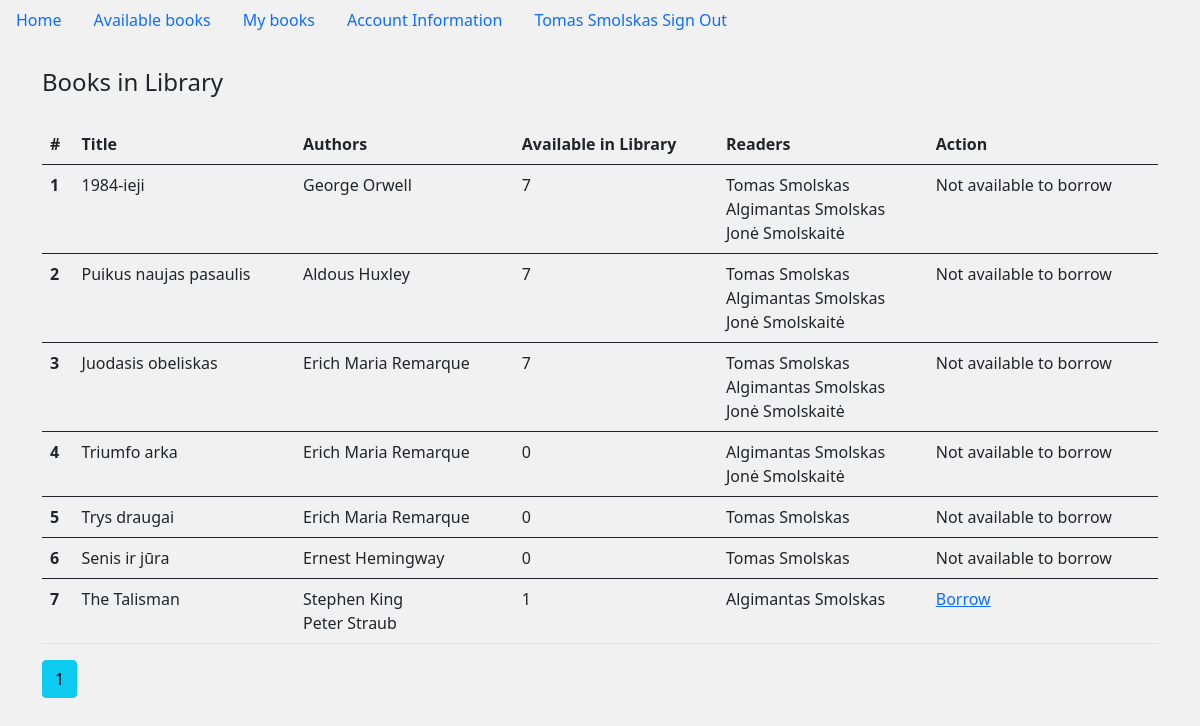
Page /available_books (signed in) on the earlier database version.
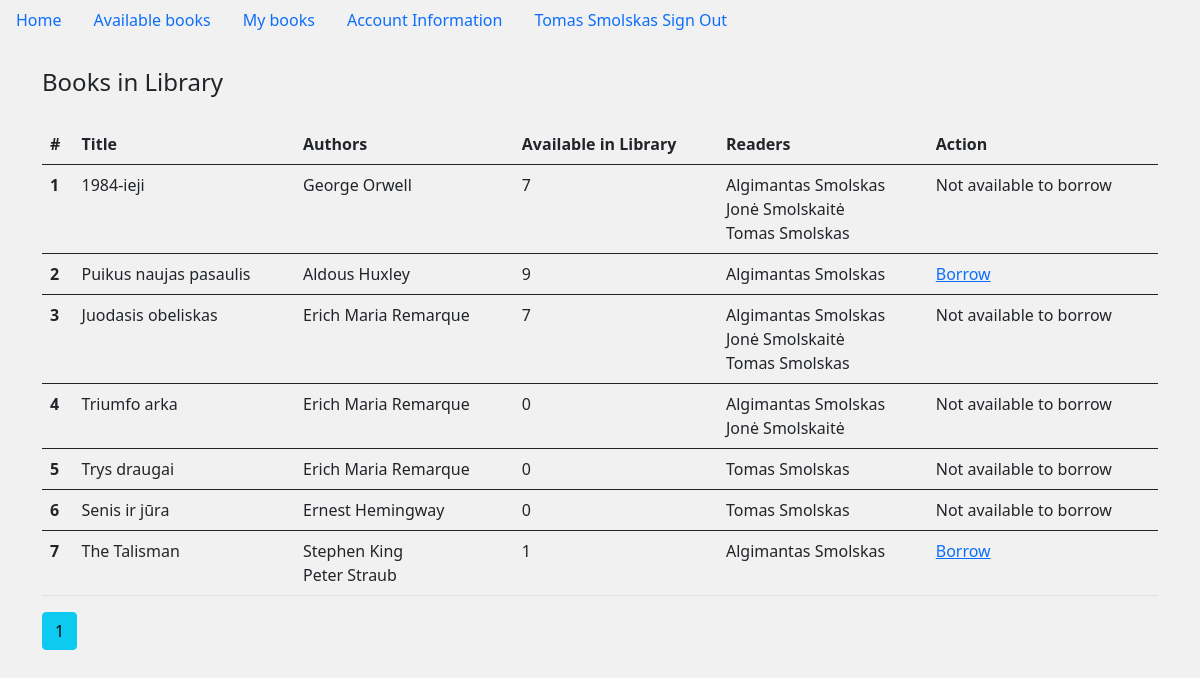
Same page on the later database version.
### main.py (models this page shows)
class User(db.Model, UserMixin):
    __tablename__ = 'user'
    id = db.Column(db.Integer, primary_key=True)
    first_name = db.Column(db.String(100), nullable=False)
    last_name = db.Column(db.String(100), nullable=False)
    email_address = db.Column(db.String(100), nullable=False, unique=True)
    password = db.Column(db.String(100), nullable=False)
    books = db.relationship('Book', secondary=helper_table_2, back_populates='readers')
    is_admin = db.Column(db.Boolean, nullable=False, default=False)

class Book(db.Model):
    __tablename__ = 'book'
    id = db.Column(db.Integer, primary_key=True)
    title = db.Column(db.String(300))
    authors = db.relationship('Author', secondary=helper_table, back_populates='books')
    readers = db.relationship('User', secondary=helper_table_2, back_populates='books')
    stock = db.Column(db.Integer, nullable=False, default=1)

class Author(db.Model):
    __tablename__ = 'author'
    id = db.Column(db.Integer, primary_key=True)
    first_name = db.Column(db.String(150))
    last_name = db.Column(db.String(300))
    books = db.relationship('Book', secondary=helper_table, back_populates='authors')

### main.py (the view)
@app.route('/available_books')
@login_required
def available_books():
    page = request.args.get('page', 1, type=int)
    all_books = Book.query.paginate(page=page, per_page=10)
    return render_template('available_books.html', all_books=all_books)

### main.py (called while the page is built)
@login_manager.user_loader
def load_user(user_id):
    return User.query.get(user_id)

### templates/available_books.html
{% extends "base.html" %}
{% block content %}
{% if all_books %}
<legend class="mb-4">Books in Library</legend>
<table class="table">
    <thead>
    <tr>
        <th scope="col">#</th>
        <th scope="col">Title</th>
        <th scope="col">Authors</th>
        <th scope="col">Available in Library</th>
        <th scope="col">Readers</th>
        <th scope="col">Action</th>
    </tr>
    </thead>
    {% for book in all_books.items %}
    <tbody>
    <tr class="table">
        <th scope="row">{{ book.id }}</th>
        <td>{{ book.title }}</td>
        <td>
            {% for author in book.authors %}
            {{author.first_name}} {{author.last_name}}
            <br>
            {% endfor %}
        </td>
        <td>{{ book.stock }}</td>
        <td>
            {% for reader in book.readers %}
            {{reader.first_name}} {{reader.last_name}}
            <br>
            {% endfor %}
        </td>
        {% if book.stock >0  and current_user not in book.readers %}
        <td><a href="{{ url_for('borrow_book', id=book['id']) }}">Borrow</a></td>
    {% else %}
        <td>Not available to borrow</td>
    {% endif %}
    </tr>
    {% endfor %}
    </tbody>
</table>
{% for page_num in all_books.iter_pages(left_edge=1, right_edge=1, left_current=1, right_current=2) %}
  {% if page_num %}
    {% if all_books.page == page_num %}
      <a class="btn btn-info mb-4" href="{{ url_for('my_books', page=page_num) }}">{{ page_num }}</a>
    {% else %}
      <a class="btn btn-outline-info mb-4" href="{{ url_for('my_books', page=page_num) }}">{{ page_num }}</a>
    {% endif %}
  {% else %}
    ...
  {% endif %}
{% endfor %}
{% endif %}
{% endblock %}

### templates/base.html (shortened to what this page needs)
<!doctype html>
<html lang="en">
<head>
    <link href="https://cdn.jsdelivr.net/npm/bootstrap@5.0.2/dist/css/bootstrap.min.css" rel="stylesheet"
>
</head>
<body>
<ul class="nav">
    <li class="nav-item">
        <a class="nav-link active" aria-current="page" href="{{ url_for('home') }}">Home</a>
    </li>
    {% if current_user.is_authenticated %}
    <li class="nav-item">
        <a class="nav-link" href="{{ url_for('available_books') }}">Available books</a>
    </li>
    <li class="nav-item">
        <a class="nav-link" href="{{ url_for('my_books') }}">My books</a>
    </li>
    <li class="nav-item">
        <a class="nav-link" href="{{ url_for('update_account_information') }}">Account Information</a>
    </li>
    <li class="nav-item">
        <a class="nav-link" href="{{ url_for('sign_out') }}">{{current_user.first_name}}
            {{current_user.last_name}} Sign Out</a>
    </li>
    {% endif %}
</ul>
<div class="container">
    <br>
    {% block content %}
    {% endblock %}
</div>
</body>
</html>

### templates/base.html (style rules this page uses)
body { background-color: #F2F1F1 }

Differences in the rows shown:
shown differently, row unchanged: User "Tomas": moves down the list
changed Book "Puikus naujas pasaulis": stock "7" → "9"; loses User (first_name "Tomas", last_name "Smolskas"); loses User (first_name "Jonė", last_name "Smolskaitė"); stock "Not available to borrow" → "Borrow"
